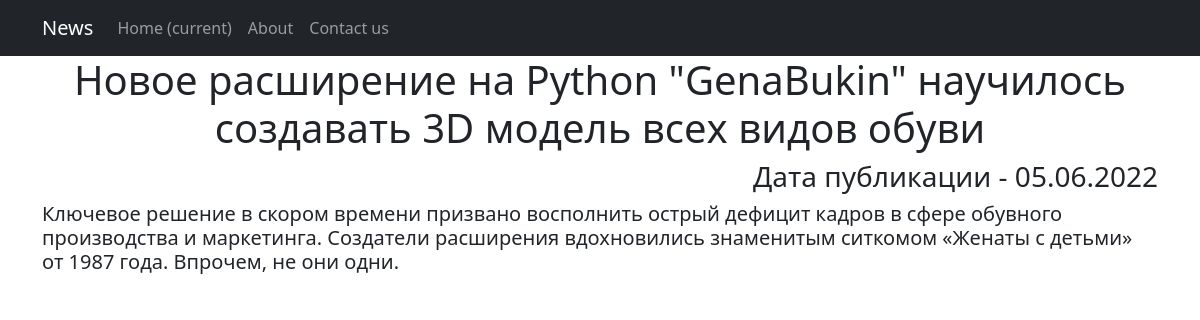
Page /main/1 on the committed database.
### news_project/models.py (models this page shows, shortened)
class Post(models.Model):
    author = models.ForeignKey(Author, on_delete=models.CASCADE)
    choice = models.CharField(max_length=4, choices=CONTENT_TYPES, default=article)
    register_date = models.DateTimeField(auto_now_add=True)
    categories = models.ManyToManyField('Category', through='PostCategory')
    title = models.CharField(max_length=100)
    content = models.TextField()
    content_rating = models.SmallIntegerField(default=0)

### news_project/views.py (the view)
# urls.py: path('<int:pk>', NewsDetail.as_view(), name='news_detail'),
class NewsDetail(DetailView):
    model = Post
    template_name = 'detail.html'
    context_object_name = 'onenews'

### news_project/templatetags/custom_filters.py (called while the page is built)
@register.filter()
def censor(value):
    for word in value.split():
        if 'Редиска' in word or 'редиска' in word:
            if word[-1] == '"' or word[-1] == '»':
                word1 = word[:2] + '*' * (len(word) - 2) + word[-1]
                value = value.replace(word, word1)
            else:
                word1 = word[0] + '*' * (len(word) - 1)
                value = value.replace(word, word1)
    return value

### templates/detail.html (shortened to what this page needs)
{% extends 'flatpages/default.html' %}
{% load custom_filters %}
{% block content %}
    <h1>{{ onenews.title|censor}}</h1>
    <h3 align="right">Дата публикации - {{ onenews.register_date|date:'d.m.Y'  }}</h3>
    <h5 align="left">{{ onenews.content|censor }}</h5>
{% endblock content %}

### rows in the picture
Post: title|censor "Новое расширение на Python \"GenaBukin\" научилось создавать 3D модель всех видов обуви", register_date "05.06.2022", content|censor "Ключевое решение в скором времени призвано восполнить острый дефицит кадров в сфере обувного производства и маркетинга. Создатели расширения вдохновились знаменитым ситкомом «Женаты с детьми» от 1987 года. Впрочем, не они одни."
